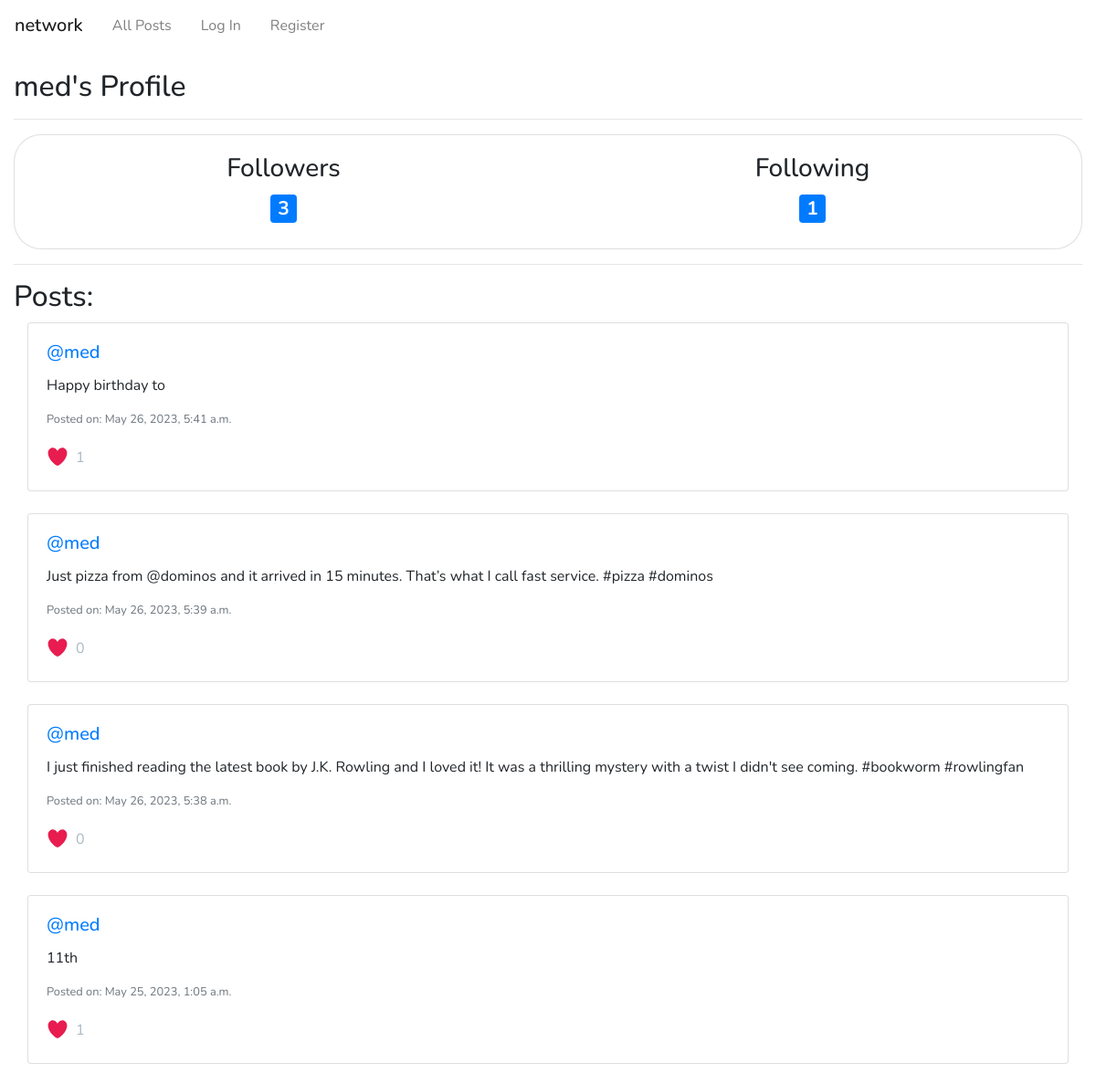
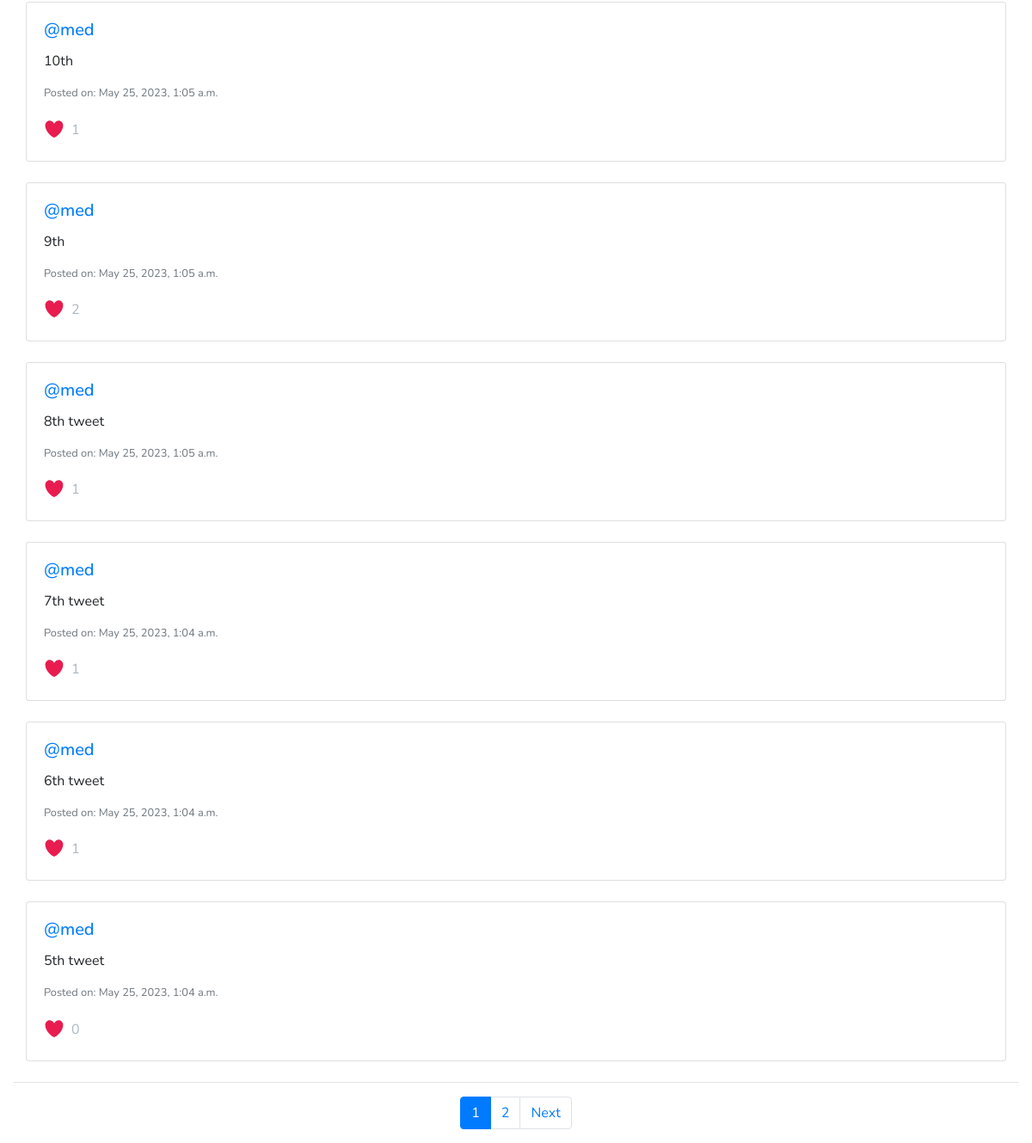
Before: /profile/med/ with the older database file (2 pictures, top to bottom).
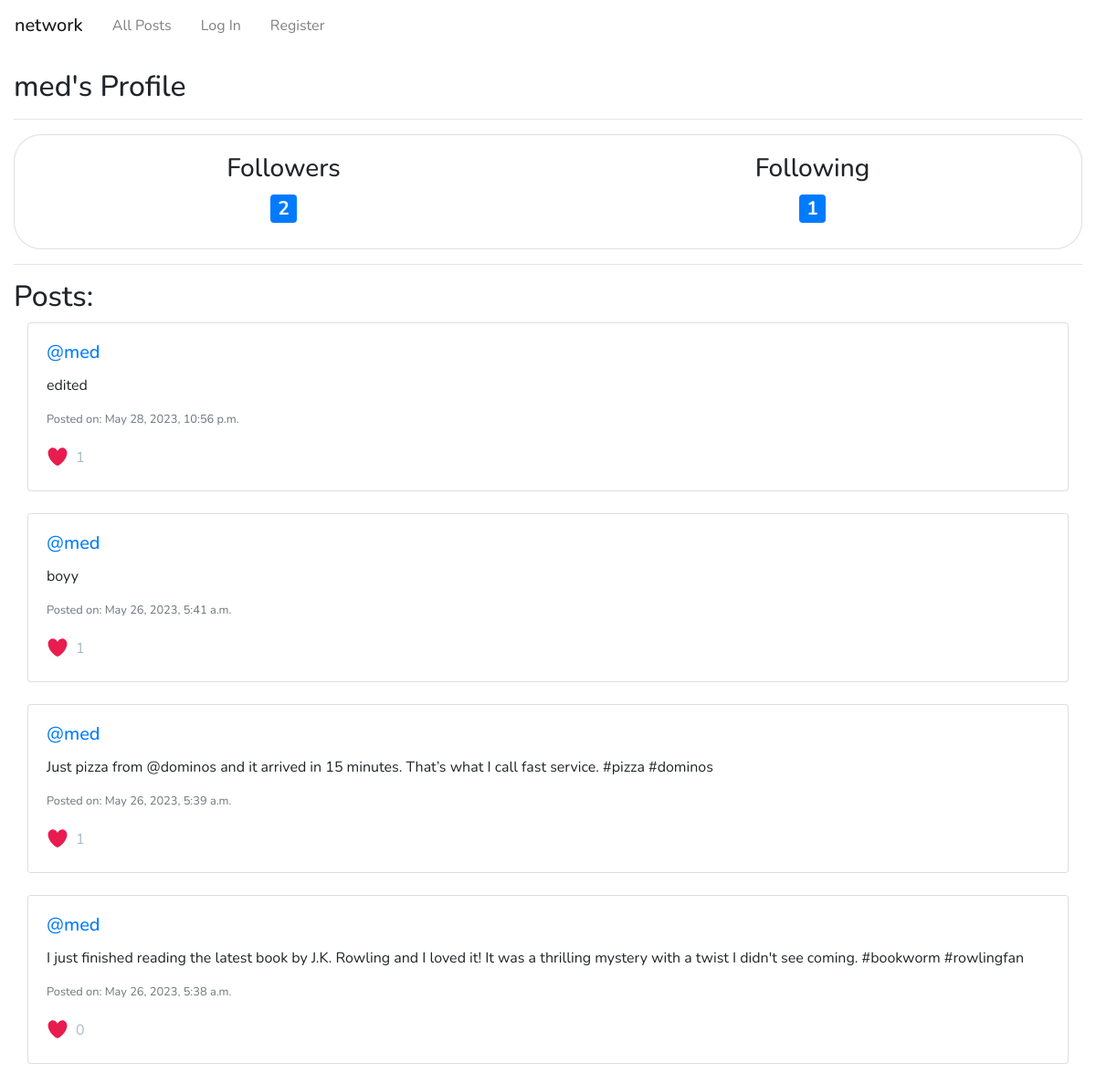
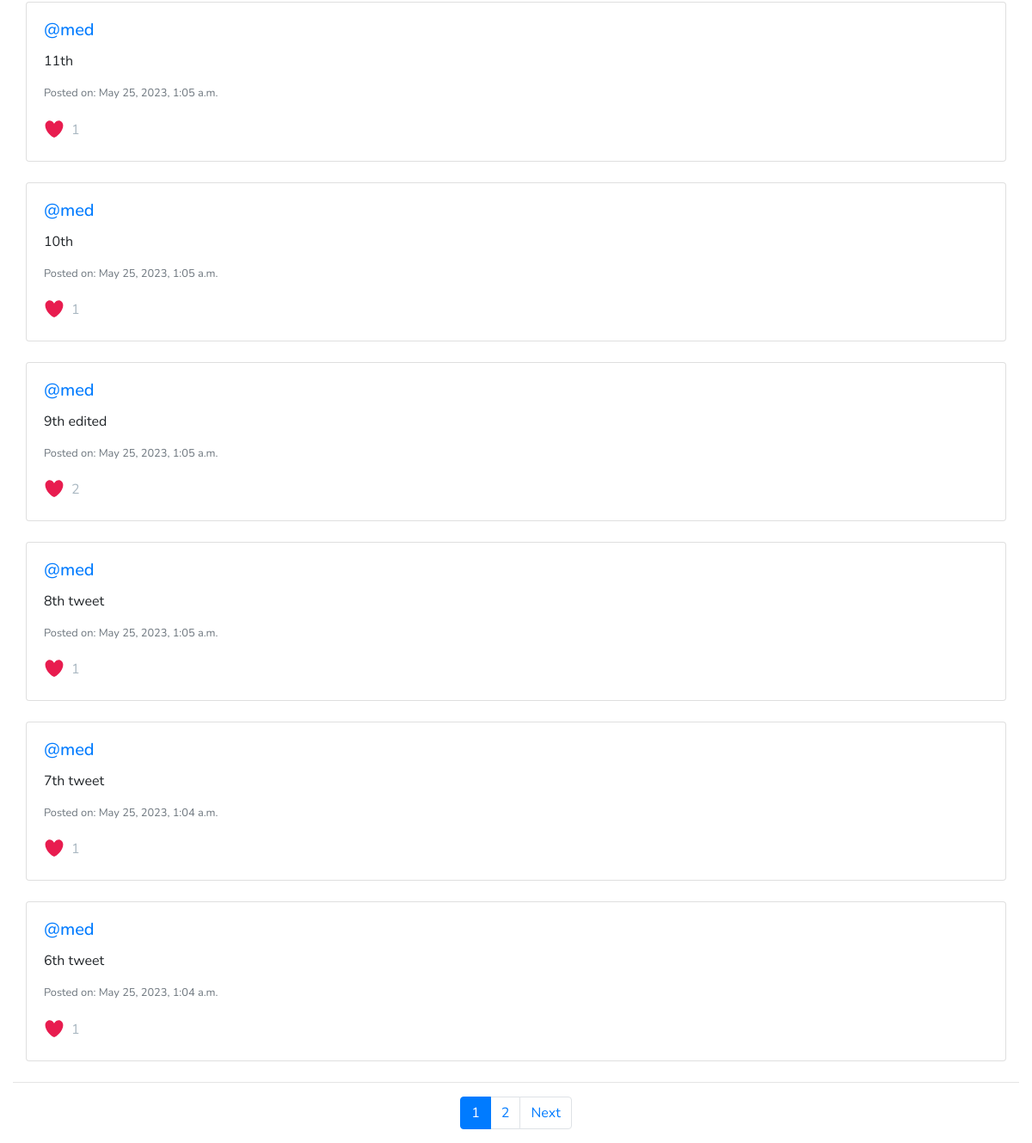
After: the same page with the newer database file (2 pictures, top to bottom).
### network/models.py (models this page shows)
class Post(models.Model):
    user = models.ForeignKey(User, on_delete=models.CASCADE, related_name="author")
    content = models.CharField(max_length=280)
    timestamp = models.DateTimeField(auto_now_add=True)
    likes = models.ManyToManyField(User, related_name="liked_posts")

class User(AbstractUser):
    followers = models.ManyToManyField(
        "self", symmetrical=False, blank=True, related_name="following"
    )

### network/views.py (the view)
# urls.py: path("profile/<str:username>/", views.profile, name="profile"),
def profile(request, username):
    user = get_object_or_404(User, username=username)
    posts = Post.objects.filter(user=user).order_by("-timestamp")
    liked_post_ids = []
    if request.user.is_authenticated:
        liked_post_ids = request.user.liked_posts.values_list("id", flat=True)
    is_following = False
    if request.user.is_authenticated:
        is_following = request.user.following.filter(username=username).exists()
    followers = user.followers.count()
    following = user.following.count()
    follow_status = "follow" if not is_following else "unfollow"
    paginator = Paginator(posts, 10)  # Assuming 10 posts per page
    page_number = request.GET.get("page")
    page_obj = paginator.get_page(page_number)
    return render(
        request,
        "network/profile.html",
        {
            "user": user,
            "page_obj": page_obj,
            "liked_post_ids": liked_post_ids,
            "followers": followers,
            "following": following,
            "is_following": is_following,
            "follow_status": follow_status,  # Pass the follow status
        },
    )

### network/templates/network/profile.html (shortened to what this page needs)
{% extends "network/layout.html" %}
{% block body %}
<div class="container-fluid">
    <h2 style="margin-top: 20px; ">{{ user.username }}'s Profile</h2>
<hr />
<div class="card" style="border-radius: 30px;">
  <div class="card-body">
    <div class="row">
      <div class="col text-center">
        <div><h3>Followers</h3></div>
        <div><h3><span class="badge bg-primary text-light" id="followers-count">{{ followers }}</span></h3></div>
      </div>
      <div class="col text-center">
        <div><h3>Following</h3></div>
        <div><h3><span class="badge bg-primary text-light" id="following-count">{{ following }}</span></h3></div>
      </div>
    </div>
  </div>
</div>
<hr />
  <h2>Posts:</h2>
<div class="container-fluid">
  {% for post in page_obj %}
    <div class="card mb-4">
      <div class="card-body">
        <h5 class="card-title"><a href="{% url 'profile' post.user.username %}">@{{ post.user.username }}</a></h5>
        <p id="post-content-{{ post.id }}" class="card-text">{{ post.content }}</p>
        <p class="card-text text-muted">
          <small>Posted on: {{ post.timestamp }}</small>
        </p>
        <p class="card-text">
          <span class="like-count" data-post-id="{{ post.id }}">
            {{ post.likes.count }}
          </span>
        </p>
      </div>
    </div>
  {% empty %}
    <p>No posts available.</p>
  {% endfor %}
</div>
<hr />
<div class="d-flex justify-content-center">
  <nav aria-label="Page navigation">
    <ul class="pagination">
       {% for page in page_obj.paginator.page_range %}
      {% if page_obj.number == page %}
      <li class="page-item active">
        <span class="page-link">{{ page }}</span>
      </li>
      {% else %}
      <li class="page-item">
        <a class="page-link" href="?page={{ page }}">{{ page }}</a>
      </li>
      {% endif %}
      {% endfor %}
      {% if page_obj.has_next %}
      <li class="page-item">
        <a class="page-link" href="?page={{ page_obj.next_page_number }}"
          >Next</a
        >
      </li>
      {% endif %}
    </ul>
  </nav>
</div>
{% endblock %}

Changed rows visible on the page:
no longer on this page (row edited): Post: user.username "med", content "5th tweet", timestamp "May 25, 2023, 1:04 a.m.", likes.count "0"
added Post: user.username "med", content "edited", timestamp "May 28, 2023, 10:56 p.m.", likes.count "1"
changed Post: content "Happy birthday to" → "boyy"
computed for Post "May 26, 2023, 5:39 a.m.": likes.count "0" → "1"
changed Post: content "9th" → "9th edited"
Other visible differences:
{{ followers }}: "3" → "2"
